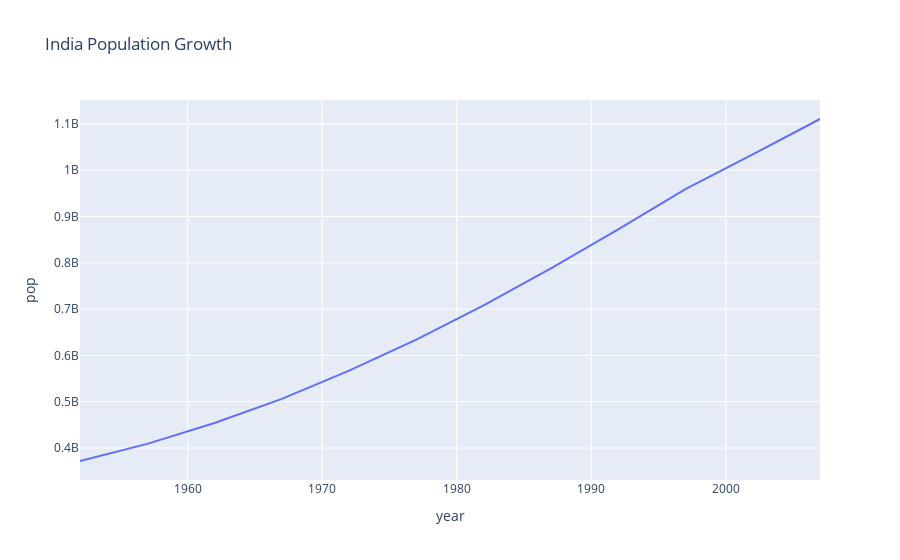

The notebook cell saved with this chart:
### Markdown cell above
**Line Plot**

### Code cell
# line plot
# plot india pop line plot
temp_df = gap[gap['country'] == 'India']
px.line(temp_df, x='year', y='pop',title='India Population Growth')

### Figure 1 — Plotly figure (JSON) as saved in the notebook; plotly's stock layout.template omitted (floating-point values rounded to 4 significant figures)
{"data": [{"hovertemplate": "year=%{x}<br>pop=%{y}<extra></extra>", "legendgroup": "", "line": {"color": "#636efa", "dash": "solid"}, "marker": {"symbol": "circle"}, "mode": "lines", "name": "", "orientation": "v", "showlegend": false, "type": "scatter", "x": [1952, 1957, 1962, 1967, 1972, 1977, 1982, 1987, 1992, 1997, 2002, 2007], "xaxis": "x", "y": [372000000, 409000000, 454000000, 506000000, 567000000, 634000000, 708000000, 788000000, 872000000, 959000000, 1034172547, 1110396331], "yaxis": "y"}], "layout": {"autosize": true, "legend": {"tracegroupgap": 0}, "title": {"text": "India Population Growth"}, "xaxis": {"anchor": "y", "autorange": true, "domain": [0, 1], "range": [1952, 2007], "title": {"text": "year"}, "type": "linear"}, "yaxis": {"anchor": "x", "autorange": true, "domain": [0, 1], "range": [331000000.0, 1151000000.0], "title": {"text": "pop"}, "type": "linear"}}}
